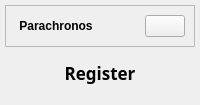
           <widget class="QCustomSlideMenu" name="rightMenuContainer" native="true">
            <property name="minimumSize">
             <size>
              <width>200</width>
              <height>0</height>
             </size>
            </property>
            <layout class="QVBoxLayout" name="verticalLayout_11">
             <property name="spacing">
              <number>0</number>
             </property>
             <property name="leftMargin">
              <number>0</number>
             </property>
             <property name="topMargin">
              <number>0</number>
             </property>
             <property name="rightMargin">
              <number>0</number>
             </property>
             <property name="bottomMargin">
              <number>0</number>
             </property>
             <item>
              <widget class="QWidget" name="rightMenuSubContainer" native="true">
               <property name="minimumSize">
                <size>
                 <width>200</width>
                 <height>0</height>
                </size>
               </property>
               <layout class="QVBoxLayout" name="verticalLayout_12">
                <property name="spacing">
                 <number>5</number>
                </property>
                <property name="leftMargin">
                 <number>5</number>
                </property>
                <property name="topMargin">
                 <number>5</number>
                </property>
                <property name="rightMargin">
                 <number>5</number>
                </property>
                <property name="bottomMargin">
                 <number>5</number>
                </property>
                <item>
                 <widget class="QFrame" name="frame_8">
                  <property name="frameShape">
                   <enum>QFrame::StyledPanel</enum>
                  </property>
                  <property name="frameShadow">
                   <enum>QFrame::Raised</enum>
                  </property>
                  <layout class="QHBoxLayout" name="horizontalLayout_9">
                   <item>
                    <widget class="QLabel" name="label_7">
                     <property name="font">
                      <font>
                       <weight>75</weight>
                       <bold>true</bold>
                      </font>
                     </property>
                     <property name="text">
                      <string>Parachronos</string>
                     </property>
                     <property name="alignment">
                      <set>Qt::AlignCenter</set>
                     </property>
                    </widget>
                   </item>
                   <item alignment="Qt::AlignRight">
                    <widget class="QPushButton" name="closeRightMenuBtn">
                     <property name="toolTip">
                      <string>Close Menu</string>
                     </property>
                     <property name="text">
                      <string/>
                     </property>
                     <property name="icon">
                      <iconset resource="resources.qrc">
                       <normaloff>:/icons/icons/x-circle.svg</normaloff>:/icons/icons/x-circle.svg</iconset>
                     </property>
                     <property name="iconSize">
                      <size>
                       <width>20</width>
                       <height>24</height>
                      </size>
                     </property>
                    </widget>
                   </item>
                  </layout>
                 </widget>
                </item>
                <item>
                 <widget class="QCustomStackedWidget" name="rightMenuPages">
                  <property name="currentIndex">
                   <number>0</number>
                  </property>
                  <widget class="QWidget" name="page_4">
                   <layout class="QVBoxLayout" name="verticalLayout_13">
                    <item alignment="Qt::AlignTop">
                     <widget class="QLabel" name="label_8">
                      <property name="font">
                       <font>
                        <family>Segoe Print</family>
                        <pointsize>13</pointsize>
                        <weight>75</weight>
                        <bold>true</bold>
                       </font>
                      </property>
                      <property name="text">
                       <string>Register</string>
                      </property>
                      <property name="alignment">
                       <set>Qt::AlignCenter</set>
                      </property>
                     </widget>
                    </item>
                    <item>
                     <widget class="QFrame" name="frame_55">
                      <property name="sizePolicy">
                       <sizepolicy hsizetype="Expanding" vsizetype="Expanding">
                        <horstretch>0</horstretch>
                        <verstretch>0</verstretch>
                       </sizepolicy>
                      </property>
                      <property name="frameShape">
                       <enum>QFrame::StyledPanel</enum>
                      </property>
                      <property name="frameShadow">
                       <enum>QFrame::Raised</enum>
                      </property>
                      <widget class="QWidget" name="layoutWidget">
                       <property name="geometry">
                        <rect>
                         <x>0</x>
                         <y>100</y>
                         <width>368</width>
                         <height>42</height>
                        </rect>
                       </property>
                       <layout class="QGridLayout" name="gridLayout_9" columnstretch="0,0">
                        <item row="0" column="1">
                         <widget class="QLineEdit" name="addressLineEditT_2">
                          <property name="sizePolicy">
                           <sizepolicy hsizetype="Expanding" vsizetype="Preferred">
                            <horstretch>0</horstretch>
                            <verstretch>0</verstretch>
                           </sizepolicy>
                          </property>
                          <property name="minimumSize">
                           <size>
                            <width>300</width>
                            <height>40</height>
                           </size>
                          </property>
                          <property name="font">
                           <font>
                            <family>Segoe Print</family>
                            <weight>75</weight>
                            <bold>true</bold>
                           </font>
                          </property>
                          <property name="styleSheet">
                           <string notr="true">background-color: rgb(255, 0, 127);</string>
                          </property>
                          <property name="text">
                           <string/>
                          </property>
                          <property name="placeholderText">
                           <string>Enter First Name</string>
                          </property>
                         </widget>
                        </item>
                        <item row="0" column="0">
                         <widget class="QLabel" name="label_2">
                          <property name="font">
                           <font>
                            <weight>75</weight>
                            <bold>true</bold>
                           </font>
                          </property>
                          <property name="text">
                           <string>First Name</string>
                          </property>
                         </widget>
                        </item>
                       </layout>
                      </widget>
                      <widget class="QWidget" name="layoutWidget_2">
                       <property name="geometry">
                        <rect>
                         <x>0</x>
                         <y>160</y>
                         <width>367</width>
                         <height>42</height>
                        </rect>
                       </property>
                       <layout class="QGridLayout" name="gridLayout_10" columnstretch="0,0">
                        <item row="0" column="1">
                         <widget class="QLineEdit" name="addressLineEditT_3">
                          <property name="sizePolicy">
                           <sizepolicy hsizetype="Expanding" vsizetype="Preferred">
                            <horstretch>0</horstretch>
                            <verstretch>0</verstretch>
                           </sizepolicy>
                          </property>
                          <property name="minimumSize">
                           <size>
                            <width>300</width>
                            <height>40</height>
                           </size>
                          </property>
                          <property name="font">
                           <font>
                            <family>Segoe Print</family>
                            <weight>75</weight>
                            <bold>true</bold>
                           </font>
                          </property>
                          <property name="styleSheet">
                           <string notr="true">background-color: rgb(255, 0, 127);</string>
                          </property>
                          <property name="text">
                           <string/>
                          </property>
                          <property name="placeholderText">
                           <string>Enter Last Name</string>
                          </property>
                         </widget>
                        </item>
                        <item row="0" column="0">
                         <widget class="QLabel" name="label_3">
                          <property name="font">
                           <font>
                            <weight>75</weight>
                            <bold>true</bold>
                           </font>
                          </property>
                          <property name="text">
                           <string>Last Name</string>
                          </property>
                         </widget>
                        </item>
                       </layout>
                      </widget>
                      <widget class="QWidget" name="layoutWidget_3">
                       <property name="geometry">
                        <rect>
                         <x>0</x>
                         <y>220</y>
                         <width>342</width>
                         <height>42</height>
                        </rect>
                       </property>
                       <layout class="QGridLayout" name="gridLayout_11" columnstretch="0,0">
                        <item row="0" column="1">
                         <widget class="QLineEdit" name="addressLineEditT_4">
                          <property name="sizePolicy">
                           <sizepolicy hsizetype="Expanding" vsizetype="Preferred">
                            <horstretch>0</horstretch>
                            <verstretch>0</verstretch>
                           </sizepolicy>
                          </property>
                          <property name="minimumSize">
                           <size>
                            <width>300</width>
                            <height>40</height>
                           </size>
                          </property>
                          <property name="font">
                           <font>
                            <weight>75</weight>
                            <bold>true</bold>
                           </font>
                          </property>
                          <property name="styleSheet">
                           <string notr="true">background-color: rgb(255, 0, 127);</string>
                          </property>
                          <property name="text">
                           <string/>
                          </property>
                          <property name="placeholderText">
                           <string>Phone Number</string>
                          </property>
                         </widget>
                        </item>
                        <item row="0" column="0" alignment="Qt::AlignHCenter">
                         <widget class="QPushButton" name="CertBtn_5">
                          <property name="styleSheet">
                           <string notr="true"/>
                          </property>
                          <property name="text">
                           <string/>
                          </property>
                          <property name="icon">
                           <iconset resource="resources.qrc">
                            <normaloff>:/icons/icons/phone.svg</normaloff>:/icons/icons/phone.svg</iconset>
                          </property>
                          <property name="iconSize">
                           <size>
                            <width>24</width>
                            <height>24</height>
                           </size>
                          </property>
                         </widget>
                        </item>
                       </layout>
                      </widget>
                      <widget class="QWidget" name="layoutWidget_4">
                       <property name="geometry">
                        <rect>
                         <x>0</x>
                         <y>270</y>
                         <width>342</width>
                         <height>42</height>
                        </rect>
                       </property>
                       <layout class="QGridLayout" name="gridLayout_12" columnstretch="0,0">
                        <item row="0" column="1">
                         <widget class="QLineEdit" name="addressLineEditT_5">
                          <property name="sizePolicy">
                           <sizepolicy hsizetype="Expanding" vsizetype="Preferred">
                            <horstretch>0</horstretch>
                            <verstretch>0</verstretch>
                           </sizepolicy>
                          </property>
                          <property name="minimumSize">
                           <size>
                            <width>300</width>
                            <height>40</height>
                           </size>
                          </property>
                          <property name="font">
                           <font>
                            <weight>75</weight>
                            <bold>true</bold>
                           </font>
                          </property>
                          <property name="styleSheet">
                           <string notr="true">background-color: rgb(255, 0, 127);</string>
                          </property>
                          <property name="text">
                           <string/>
                          </property>
                          <property name="placeholderText">
                           <string>Country or Region</string>
                          </property>
                         </widget>
                        </item>
                        <item row="0" column="0" alignment="Qt::AlignHCenter">
                         <widget class="QPushButton" name="CertBtn_6">
                          <property name="styleSheet">
                           <string notr="true"/>
                          </property>
                          <property name="text">
                           <string/>
                          </property>
                          <property name="icon">
                           <iconset resource="resources.qrc">
                            <normaloff>:/icons/icons/globe.svg</normaloff>:/icons/icons/globe.svg</iconset>
                          </property>
                          <property name="iconSize">
                           <size>
                            <width>24</width>
                            <height>24</height>
                           </size>
                          </property>
                         </widget>
                        </item>
                       </layout>
                      </widget>
                      <widget class="QWidget" name="layoutWidget_5">
                       <property name="geometry">
                        <rect>
                         <x>0</x>
                         <y>320</y>
                         <width>342</width>
                         <height>42</height>
                        </rect>
                       </property>
                       <layout class="QGridLayout" name="gridLayout_13" columnstretch="0,0">
                        <item row="0" column="1">
                         <widget class="QLineEdit" name="addressLineEditT_6">
                          <property name="sizePolicy">
                           <sizepolicy hsizetype="Expanding" vsizetype="Preferred">
                            <horstretch>0</horstretch>
                            <verstretch>0</verstretch>
                           </sizepolicy>
                          </property>
                          <property name="minimumSize">
                           <size>
                            <width>300</width>
                            <height>40</height>
                           </size>
                          </property>
                          <property name="font">
                           <font>
                            <weight>75</weight>
                            <bold>true</bold>
                           </font>
                          </property>
                          <property name="styleSheet">
                           <string notr="true">background-color: rgb(255, 0, 127);</string>
                          </property>
                          <property name="text">
                           <string/>
                          </property>
                          <property name="placeholderText">
                           <string>ID</string>
                          </property>
                         </widget>
                        </item>
                        <item row="0" column="0" alignment="Qt::AlignHCenter">
                         <widget class="QPushButton" name="CertBtn_7">
                          <property name="styleSheet">
                           <string notr="true"/>
                          </property>
                          <property name="text">
                           <string/>
                          </property>
                          <property name="icon">
                           <iconset resource="resources.qrc">
                            <normaloff>:/icons/icons/user-check.svg</normaloff>:/icons/icons/user-check.svg</iconset>
                          </property>
                          <property name="iconSize">
                           <size>
                            <width>24</width>
                            <height>24</height>
                           </size>
                          </property>
                         </widget>
                        </item>
                       </layout>
                      </widget>
                      <widget class="QWidget" name="layoutWidget_6">
                       <property name="geometry">
                        <rect>
                         <x>0</x>
                         <y>370</y>
                         <width>342</width>
                         <height>42</height>
                        </rect>
                       </property>
                       <layout class="QGridLayout" name="gridLayout_14" columnstretch="0,0">
                        <item row="0" column="1">
                         <widget class="QLineEdit" name="addressLineEditT_7">
                          <property name="sizePolicy">
                           <sizepolicy hsizetype="Expanding" vsizetype="Preferred">
                            <horstretch>0</horstretch>
                            <verstretch>0</verstretch>
                           </sizepolicy>
                          </property>
                          <property name="minimumSize">
                           <size>
                            <width>300</width>
                            <height>40</height>
                           </size>
                          </property>
                          <property name="font">
                           <font>
                            <weight>75</weight>
                            <bold>true</bold>
                           </font>
                          </property>
                          <property name="styleSheet">
                           <string notr="true">background-color: rgb(255, 0, 127);</string>
                          </property>
                          <property name="text">
                           <string/>
                          </property>
                          <property name="placeholderText">
                           <string>Enter Email Address</string>
                          </property>
                         </widget>
                        </item>
                        <item row="0" column="0" alignment="Qt::AlignHCenter">
                         <widget class="QPushButton" name="CertBtn_8">
                          <property name="styleSheet">
                           <string notr="true"/>
                          </property>
                          <property name="text">
                           <string/>
                          </property>
                          <property name="icon">
                           <iconset resource="resources.qrc">
                            <normaloff>:/icons/icons/mail.svg</normaloff>:/icons/icons/mail.svg</iconset>
                          </property>
                          <property name="iconSize">
                           <size>
                            <width>24</width>
                            <height>24</height>
                           </size>
                          </property>
                         </widget>
                        </item>
                       </layout>
                      </widget>
                      <widget class="QFrame" name="btnFrame_3">
                       <property name="geometry">
                        <rect>
                         <x>60</x>
                         <y>420</y>
                         <width>354</width>
                         <height>68</height>
                        </rect>
                       </property>
                       <property name="frameShape">
                        <enum>QFrame::StyledPanel</enum>
                       </property>
                       <property name="frameShadow">
                        <enum>QFrame::Raised</enum>
                       </property>
                       <layout class="QVBoxLayout" name="verticalLayout_74">
                        <item>
                         <widget class="QPushButton" name="registerBtn">
                          <property name="sizePolicy">
                           <sizepolicy hsizetype="Fixed" vsizetype="Fixed">
                            <horstretch>0</horstretch>
                            <verstretch>0</verstretch>
                           </sizepolicy>
                          </property>
                          <property name="minimumSize">
                           <size>
                            <width>200</width>
                            <height>50</height>
                           </size>
                          </property>
                          <property name="font">
                           <font>
                            <family>Segoe Print</family>
                            <pointsize>10</pointsize>
                            <weight>75</weight>
                            <bold>true</bold>
                           </font>
                          </property>
                          <property name="toolTip">
                           <string>Click to Register</string>
                          </property>
                          <property name="styleSheet">
                           <string notr="true">background-color:#351c75;
border-radius:10px;</string>
                          </property>
                          <property name="text">
                           <string>REGISTER</string>
                          </property>
                         </widget>
                        </item>
                       </layout>
                      </widget>
                     </widget>
                    </item>
                   </layout>
                  </widget>
                  <widget class="QCustomSlideMenu" name="page_5">
                   <layout class="QVBoxLayout" name="verticalLayout_14">
                    <item>
                     <widget class="QLabel" name="label_9">
                      <property name="sizePolicy">
                       <sizepolicy hsizetype="Preferred" vsizetype="Expanding">
                        <horstretch>0</horstretch>
                        <verstretch>0</verstretch>
                       </sizepolicy>
                      </property>
                      <property name="font">
                       <font>
                        <family>Segoe Print</family>
                        <pointsize>13</pointsize>
                        <weight>75</weight>
                        <bold>true</bold>
                       </font>
                      </property>
                      <property name="text">
                       <string>More....</string>
                      </property>
                      <property name="alignment">
                       <set>Qt::AlignCenter</set>
                      </property>
                     </widget>
                    </item>
                   </layout>
                  </widget>
                 </widget>
                </item>
               </layout>
              </widget>
             </item>
            </layout>
           </widget>
